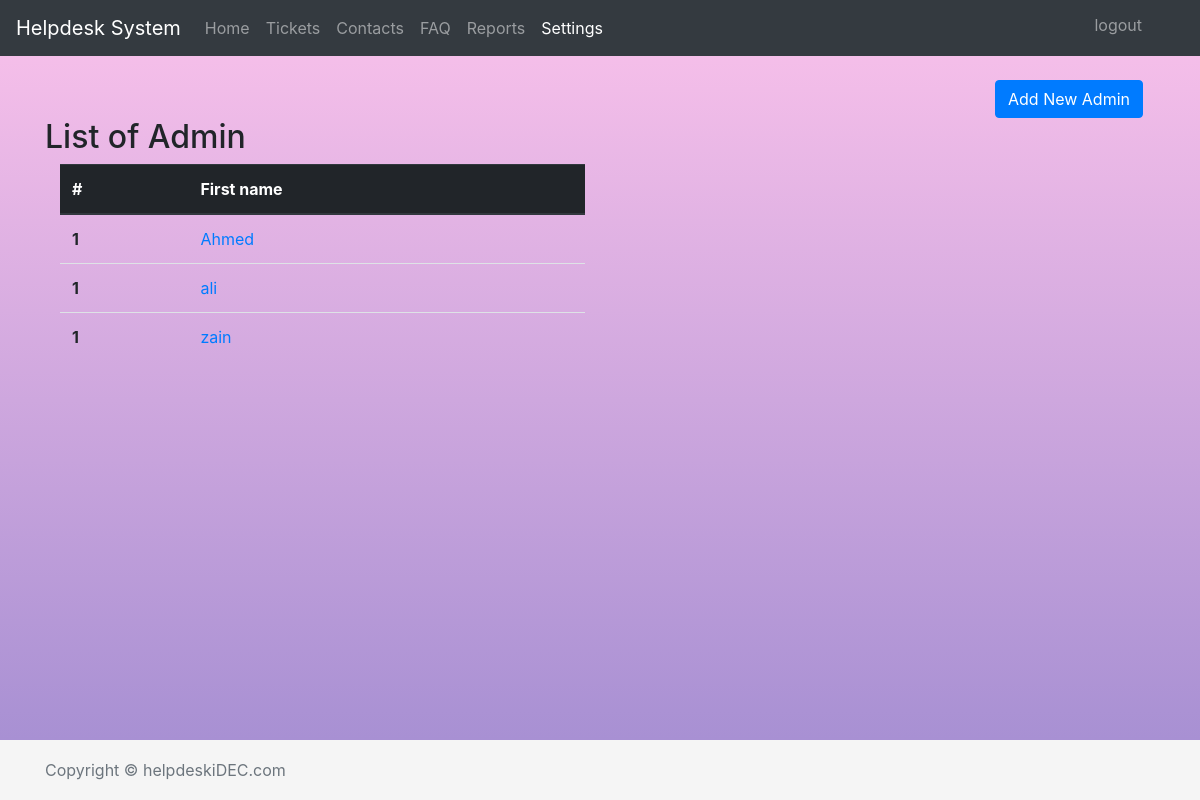
Page /helpdesk/settings_users.php (signed in) on the committed database.
### tables this page shows
CREATE TABLE `users` (
  `id` int(11) NOT NULL,
  `name` varchar(100) NOT NULL,
  `username` varchar(100) NOT NULL,
  `password` varchar(100) NOT NULL
);

### helpdesk/settings_users.php (the view, shortened to what this page needs)
<!doctype html>
<html lang="en">
  <head>
    <link rel="stylesheet" href="https://stackpath.bootstrapcdn.com/bootstrap/4.1.1/css/bootstrap.min.css"
>
    <link href="style.css" rel="stylesheet">
  </head>
  <body>
    <nav class="navbar navbar-expand-md navbar-dark bg-dark fixed-top">
      <a class="navbar-brand" href="index.php">Helpdesk System</a>
      <div class="collapse navbar-collapse" id="navbarsExampleDefault">
        <ul class="navbar-nav mr-auto">
          <li class="nav-item ">
            <a class="nav-link" href="index.php">Home <span class="sr-only">(current)</span></a>
          </li>
          <li class="nav-item ">
            <a class="nav-link" href="tickets_home.php">Tickets</a>
          </li>
          <li class="nav-item ">
            <a class="nav-link" href="contacts_home.php">Contacts</a>
          </li>
            <li class="nav-item">
            <a class="nav-link" href="FAQ_home.php">FAQ</a>
          </li>
           <li class="nav-item">
            <a class="nav-link" href="reports_home.php">Reports</a>
          </li>
          <li class="nav-item active" >
            <a class="nav-link" href="settings_home.php">Settings</a>
          </li>
          <li class="nav-item "style=' position:fixed;right:50px;top:5px;'>
            <a class="nav-link " href="logout.php">logout</a>
          </li>
        </ul>
      </div>
    </nav>
    <main role="main" class="container">
<section>
<button  type="button" class="btn btn-primary" data-toggle="modal" data-target="#exampleModal" style="margin-left:950px;margin-top: 80px;">
  Add New Admin
</button>
</section>
<section>
<h2>List of Admin</h2>
<div class='col-md-6'>
<table class="table ">
  <thead class='thead-dark'>
    <tr>
      <th scope="col">#</th>
      <th scope="col">First name</th>
    </tr>
  </thead>
  <tbody>
  <?php
require 'conn.php';
$sql = "SELECT * FROM users ORDER BY username ASC ";
$result = $conn->query($sql);
    while($row = $result->fetch_assoc()) {
   echo' <tr>';
   echo'  <th scope="row">1</th>';
   echo"   <td><a href='settings_update_account.php?id=".$row['id']."'>".$row['name']."</a></td>";
   echo' </tr>';
  }
    ?>
  </tbody>
</table>
</div>
</section>
    </main>
    <footer class="footer">
      <div class="container">
        <span class="text-muted">Copyright © helpdeskiDEC.com</span>
      </div>
    </footer>
  </body>
</html>

### helpdesk/style.css (style rules this page uses)
html { position: relative; min-height: 100%; }
body { margin-bottom: 60px; background-image: linear-gradient(to top, #a18cd1 0%, #fbc2eb 100%); }
.footer { position: fixed; bottom: 0; width: 100%; height: 60px; line-height: 60px; background-color: #f5f5f5; left: 0px; right: 0px; margin-bottom: 0px; display: inline-block; }

### rows in the picture
users: name "Ahmed"
users: name "ali"
users: name "zain"
